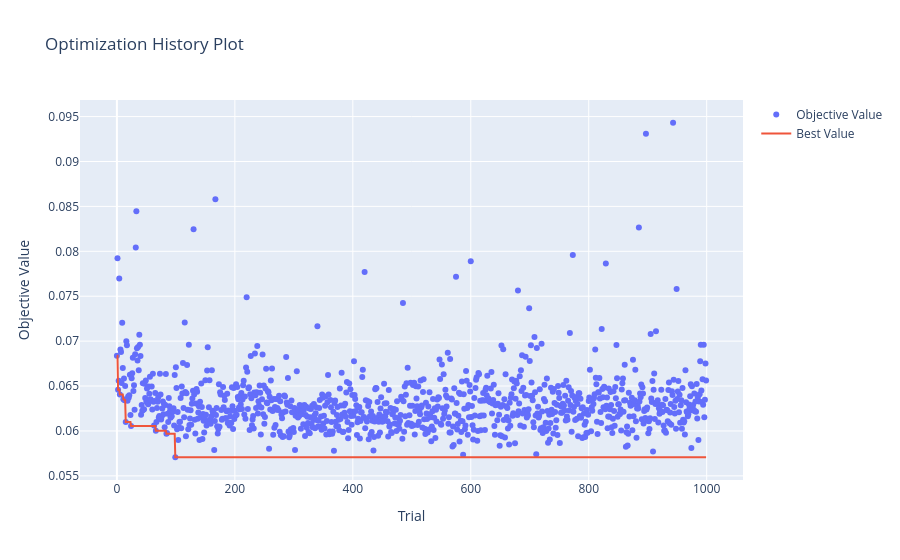
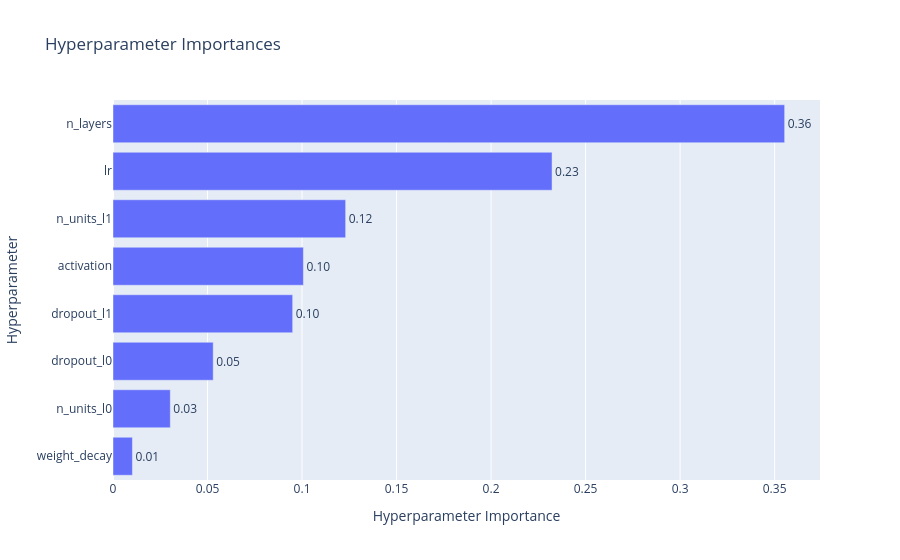

The notebook cell saved with these charts, in order:
### Markdown cell above
### Cell 7.2 & 7.3: Optimization Visualizations
These plots will show you how the model improved over time and which hyperparameters (e.g., Learning Rate vs. Number of Units) were most critical for predicting biodegradation.

### Code cell
# 7.2 Optimization History Visualization
fig_hist = optuna.visualization.plot_optimization_history(study)
fig_hist.show()

# 7.3 Visualize Parameter Importance
fig_imp = optuna.visualization.plot_param_importances(study)
fig_imp.show()

### Figure 1 — Plotly figure (JSON) as saved in the notebook; plotly's stock layout.template omitted (floating-point values rounded to 4 significant figures; data arrays with more than 128 entries replaced by an {"elided": "..."} marker saying what was removed)
{"data": [{"mode": "markers", "name": "Objective Value", "type": "scatter", "x": {"elided": "1000 int values"}, "y": {"elided": "1000 float values"}}, {"mode": "lines", "name": "Best Value", "type": "scatter", "x": {"elided": "1000 int values"}, "y": {"elided": "1000 float values"}}, {"marker": {"color": "#cccccc"}, "mode": "markers", "name": "Infeasible Trial", "showlegend": false, "type": "scatter", "x": [], "y": []}], "layout": {"title": {"text": "Optimization History Plot"}, "xaxis": {"title": {"text": "Trial"}}, "yaxis": {"title": {"text": "Objective Value"}}}}

### Figure 2 — Plotly figure (JSON) as saved in the notebook; plotly's stock layout.template omitted (floating-point values rounded to 4 significant figures)
{"data": [{"cliponaxis": false, "hovertemplate": ["weight_decay (FloatDistribution): 0.010264348130816591<extra></extra>", "n_units_l0 (IntDistribution): 0.030313570699605885<extra></extra>", "dropout_l0 (FloatDistribution): 0.05300815857443189<extra></extra>", "dropout_l1 (FloatDistribution): 0.09504899815411978<extra></extra>", "activation (CategoricalDistribution): 0.10072546440051129<extra></extra>", "n_units_l1 (IntDistribution): 0.12307545194303586<extra></extra>", "lr (FloatDistribution): 0.232257658320276<extra></extra>", "n_layers (IntDistribution): 0.3553063497772026<extra></extra>"], "name": "Objective Value", "orientation": "h", "text": ["0.01", "0.03", "0.05", "0.10", "0.10", "0.12", "0.23", "0.36"], "textposition": "outside", "type": "bar", "x": [0.01026, 0.03031, 0.05301, 0.09505, 0.1007, 0.1231, 0.2323, 0.3553], "y": ["weight_decay", "n_units_l0", "dropout_l0", "dropout_l1", "activation", "n_units_l1", "lr", "n_layers"]}], "layout": {"title": {"text": "Hyperparameter Importances"}, "xaxis": {"title": {"text": "Hyperparameter Importance"}}, "yaxis": {"title": {"text": "Hyperparameter"}}}}
